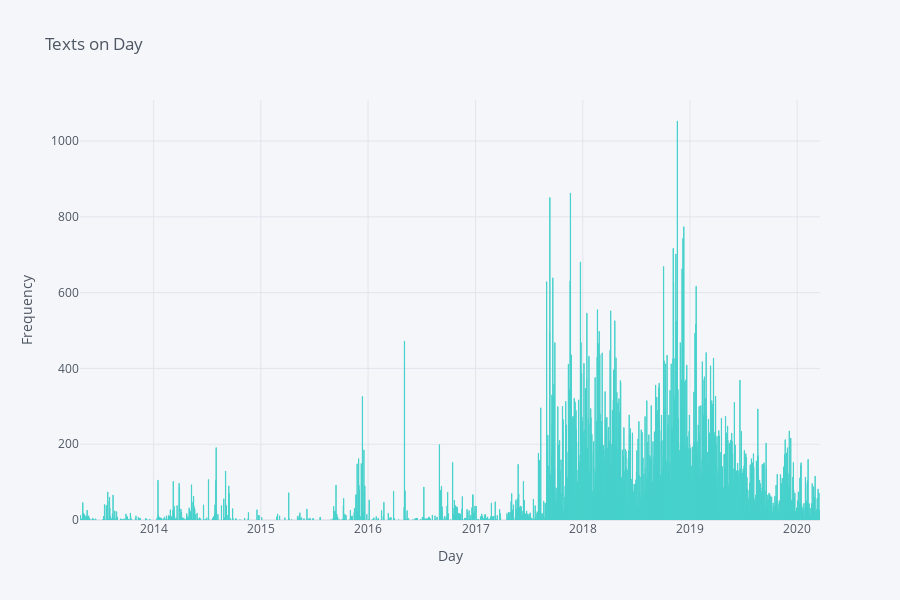

Notebook code cell kept with this figure:
### Code cell
df_date_fig = df_combined.groupby(['date'])['content'].count().iplot(dimensions=(900,600),colors=["MediumTurquoise",],kind='bar',title="Texts on Day",yTitle="Frequency",xTitle="Day",asFigure=True)
df_date_fig.write_image("images/date_msgs.svg")
df_date_fig.show()

### Figure 1 — Plotly figure (JSON) as saved in the notebook; plotly's stock layout.template omitted (floating-point values rounded to 4 significant figures; data arrays with more than 128 entries replaced by an {"elided": "..."} marker saying what was removed)
{"data": [{"marker": {"color": "rgba(72, 209, 204, 0.6)", "line": {"color": "rgba(72, 209, 204, 1.0)", "width": 1}}, "name": "content", "orientation": "v", "text": "", "type": "bar", "x": {"elided": "1474 str values"}, "y": {"elided": "1474 int values"}}], "layout": {"height": 600, "legend": {"bgcolor": "#F5F6F9", "font": {"color": "#4D5663"}}, "paper_bgcolor": "#F5F6F9", "plot_bgcolor": "#F5F6F9", "title": {"font": {"color": "#4D5663"}, "text": "Texts on Day"}, "width": 900, "xaxis": {"gridcolor": "#E1E5ED", "showgrid": true, "tickfont": {"color": "#4D5663"}, "title": {"font": {"color": "#4D5663"}, "text": "Day"}, "zerolinecolor": "#E1E5ED"}, "yaxis": {"gridcolor": "#E1E5ED", "showgrid": true, "tickfont": {"color": "#4D5663"}, "title": {"font": {"color": "#4D5663"}, "text": "Frequency"}, "zerolinecolor": "#E1E5ED"}}}
